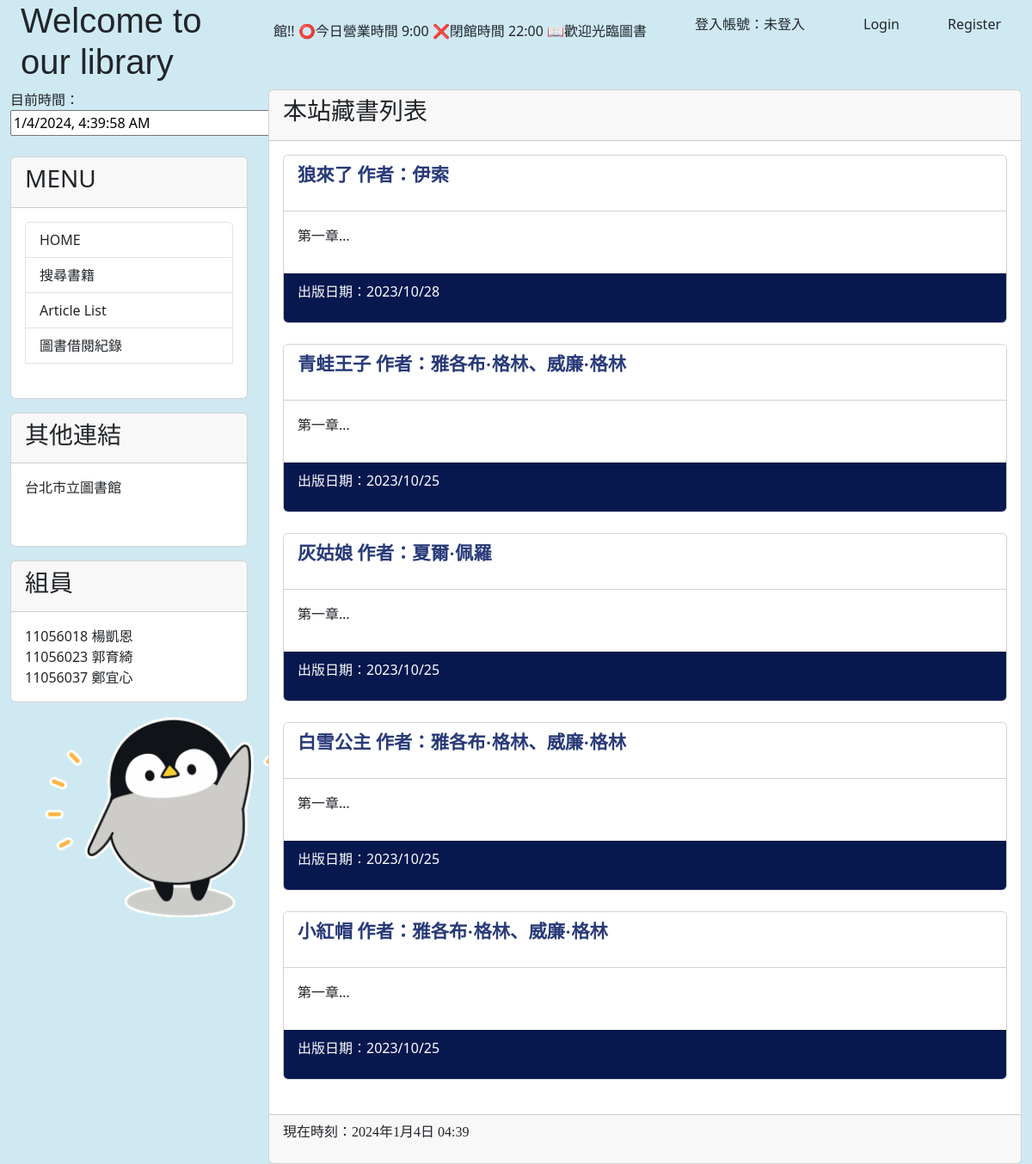
The app's page / (upper part), older data.
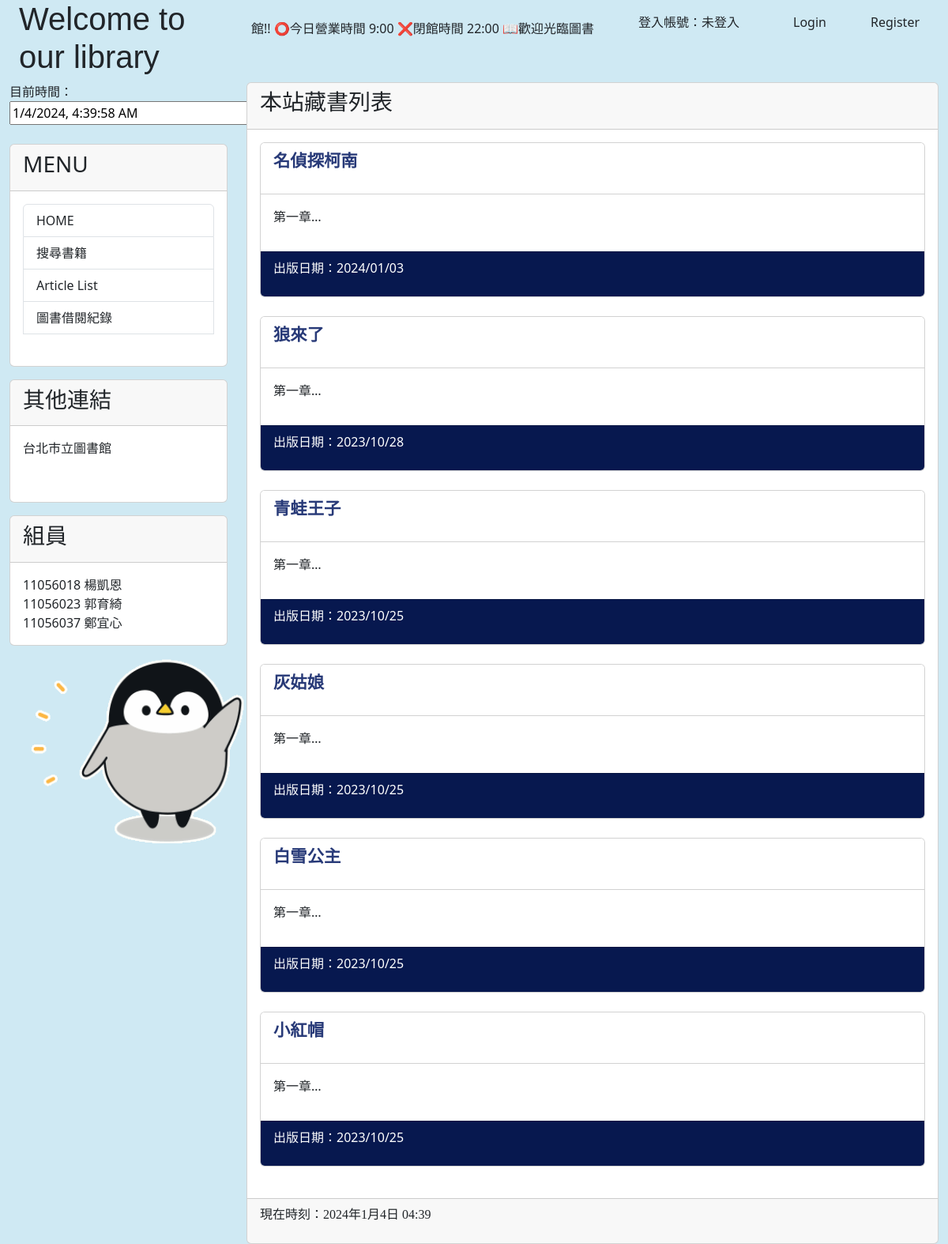
The same page, newer data.
### mytext/models.py (models this page shows, shortened)
class Post(models.Model):
    GENRE_CHOICES = (
        ('fairy tale', '童話'),
        ('comic', '漫畫'),
    )
    title = models.CharField(max_length=200)
    slug = models.CharField(max_length=200)
    genre = models.CharField(max_length=200, choices=GENRE_CHOICES)
    author = models.CharField(max_length=50)
    condition = models.CharField(max_length=20)  # 狀態（未借出、已借出、不外借、已預約）
    body = models.TextField()
    pub_date = models.DateTimeField(auto_now_add=True)
    class Meta:
        ordering = ('-pub_date',)

### mytext/views.py (the view)
# urls.py: path('',mv.homepage, name='homepage'),
def homepage(request):
    posts = Post.objects.all()
    now = datetime.now()
    if request.user.is_authenticated:
        user_name = request.user.username
    else:
        user_name="未登入"
    return render(request ,'index.html', locals())

### mytext/templates/index.html (shortened to what this page needs)
{% extends "base.html" %}
{% block headmessage%} <h3 style='font-family:標楷體;'>本站藏書列表</a> {% endblock headmessage %}
{% block content%}
{% for post in posts %}
<div class='card'>
    <div class='card-header' style='background-color:#ffffff'>
            <p style='font-family:微軟正黑體;font-size:16pt;font-weight:bold;'>
                <a href='/post/{{post.slug}}' style="text-decoration:none; color:#283a78" >{{ post.title }}</a>
            </p>
    </div>
    <div class='card-body' style='background-color:#ffffff'>
        <p>
            {{ post.body | striptags | truncatechars:4}}
        </p>
    </div>
    <div class='card-footer'  style='background-color:#07184f'>
        <p>
            <a style=" color:#ffffff">出版日期：{{ post.pub_date | date:"Y/m/d"}}</a>
        </p>
    </div>
</div>
<br>
{% endfor %}
{% endblock %}

### templates/base.html (shortened to what this page needs)
<!DOCTYPE html>
<html>
  <head>
    <link
      href="https://cdn.jsdelivr.net/npm/bootstrap@5.3.2/dist/css/bootstrap.min.css"
      rel="stylesheet"
    />
  </head>
  <body style="background-color: rgb(207, 233, 243)">
    <div class="container-fluid" >
      {% include 'header.html' %}
      <div class="row">
        <div class="col-sm-3 col-md-3">
            <form>
            目前時間：<input type="text" id=theText size=30>
            </form>
            <br>
          <div class="card">
            <div class="card-header">
              <h3>MENU</h3>
            </div>
            <div class="card-body">
              <div class="list-group">
                <a href="/" class="list-group-item">HOME</a>
                <a href="{% url 'search' %}" class="list-group-item">搜尋書籍</a>
                <a href="{% url 'show_all_post' %}" class="list-group-item">Article List</a>
                <a href="{% url 'condition' %}" class="list-group-item">圖書借閱紀錄</a>
                <br/>
              </div>
            </div>
          </div>
          <p>
          <div class="card">
            <div class="card-header">
              <h3>其他連結</h3>
            </div>
            <div class="card-body">
              <a href="https://tpml.gov.taipei/" class="list-group-item">台北市立圖書館</a>
              <p>
              <div class="a2a_kit a2a_kit_size_32 a2a_default_style">
                <br>
              </div>
            </div>
          </div>
          <p>
          <div class="card">
            <div class="card-header">
              <h3>組員</h3>
            </div>
            <div class="card-body">
              <a>11056018 楊凱恩</a>
              <br>
              <a>11056023 郭育綺</a><br>
              <a>11056037 鄭宜心</a>
              <br>
            </div>
          </div>
          {% load static %}
          <div class='well'>
            <img src="{% static "images/Penguin.gif" %}" height='250px';>
          </div>
        </div>
        <div class="col-sm-9 col-md-9">
          <div class="card">
            <div class="card-header">
              {% block headmessage %} {% endblock %}
            </div>
            <div class="card-body">{% block content %} {% endblock %}</div>
            <div class="card-footer">{% include 'footer.html' %}</div>
          </div>
          <br>
        </div>
      </div>
    </div>
  </body>
</html>

### templates/header.html (shortened to what this page needs)
{% load static %}
<div class="container-fluid">
  <div class="row">
    <div class="col-sm-3 col-md-3">
      <h1 style="font-family:Arial, Helvetica, sans-serif">Welcome to our library</h1>
    </div>
    <div class="col-sm-5 col-md-5">
      <br>
      <div id=myText2>
      </div>
    </div>
    <div class="col-sm-2 col-md-2">
      登入帳號：{{user_name}}
    </div>
    <div class="col-sm-1 col-md-1">
      <a href="{% url 'login' %}" class="list-group-item">Login</a>
    </div>
    <div class="col-sm-1 col-md-1">
      <a href="{% url 'register' %}" class="list-group-item">Register</a>
    </div>
  </div>
</div>

### templates/footer.html
{% block footer %} {% if now %}
<p style="font-family: 微軟正黑體">現在時刻：{{ now }}</p>
{% else %}
<p style="font-family: 微軟正黑體">本文內容歸圖書館所有，如有問題請來信...</p>
{% endif %} {% endblock %}

Row changes from the older to the newer data that the page shows:
added Post: title "名偵探柯南", body "第一章…", pub_date "2024/01/03"
changed Post: title "狼來了 作者：伊索" → "狼來了"
changed Post: title "青蛙王子 作者：雅各布·格林、威廉·格林" → "青蛙王子"
changed Post: title "灰姑娘 作者：夏爾·佩羅" → "灰姑娘"
changed Post: title "白雪公主 作者：雅各布·格林、威廉·格林" → "白雪公主"
changed Post: title "小紅帽 作者：雅各布·格林、威廉·格林" → "小紅帽"
